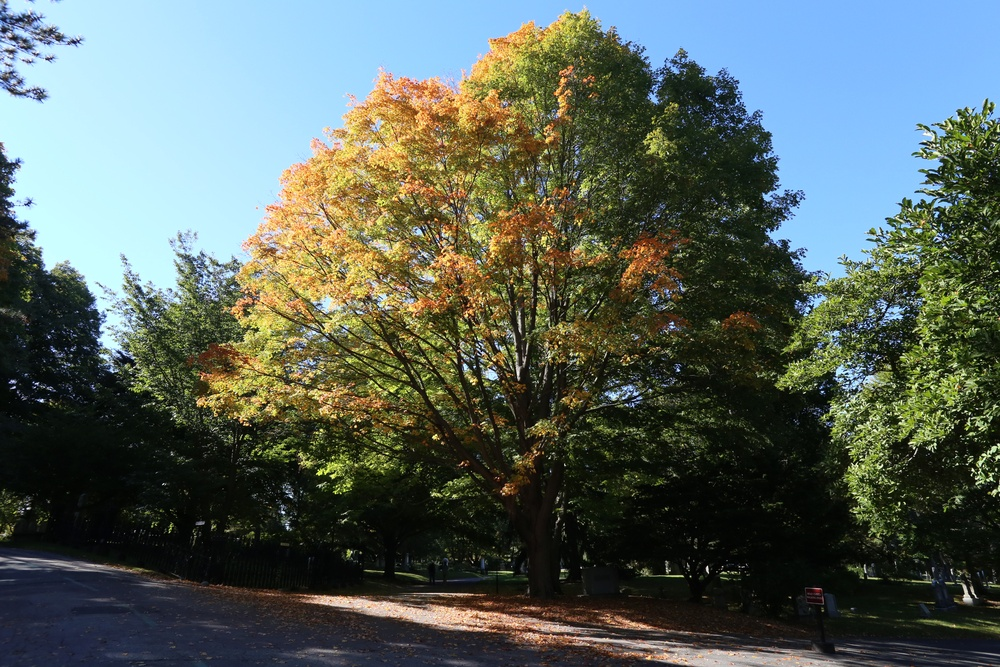
#> input picture testing_images/1_tree/Tree_1.JPG, 1000 x 667 px, shrunk from 3648 x 2432 before the run
$ jupyter execute --allow-errors Rewriting_bp.ipynb   (shell and % lines are left out)   (Python 2 division)
#> lines starting #> are read from the running program, lines starting #| are printed output that depends on the picture
[cell 1]
from PIL import Image
import time
import matplotlib.pyplot as plt
from copy import copy

[cell 2]
#imgs = [Image.open('../orig_0.jpg'), Image.open('../orig_1.jpg'), Image.open('../orig_2.jpg')]
imgs = [Image.open('../../../testing_images/1_tree/Tree_1.JPG'),
        Image.open('../../../testing_images/1_tree/Tree_2.JPG'),
        Image.open('../../../testing_images/1_tree/Tree_3.JPG')]
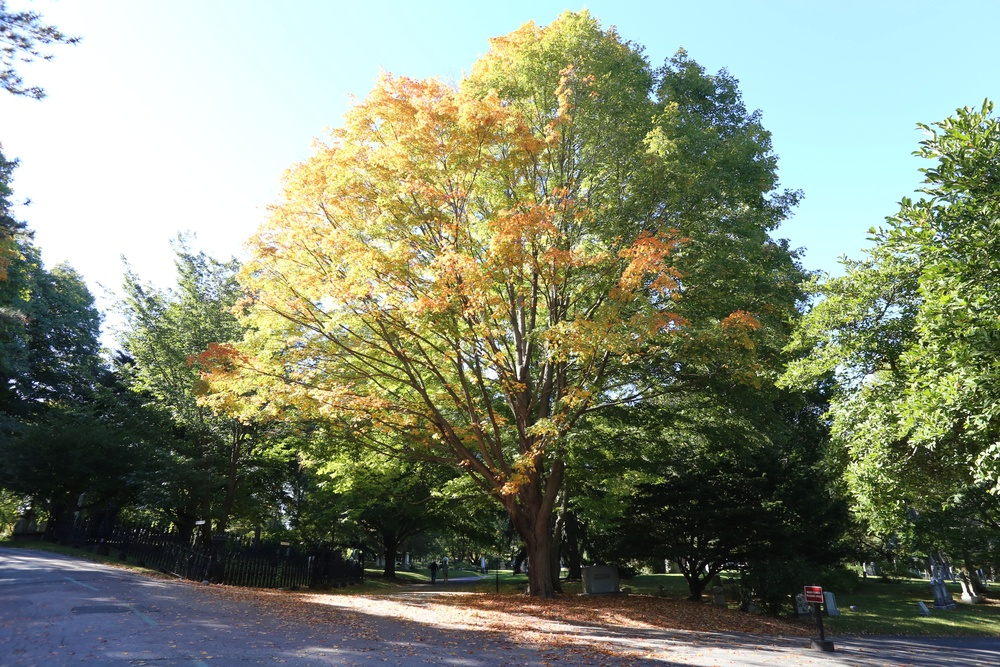
#> input picture testing_images/1_tree/Tree_2.JPG, 1000 x 667 px, shrunk from 3648 x 2432 before the run
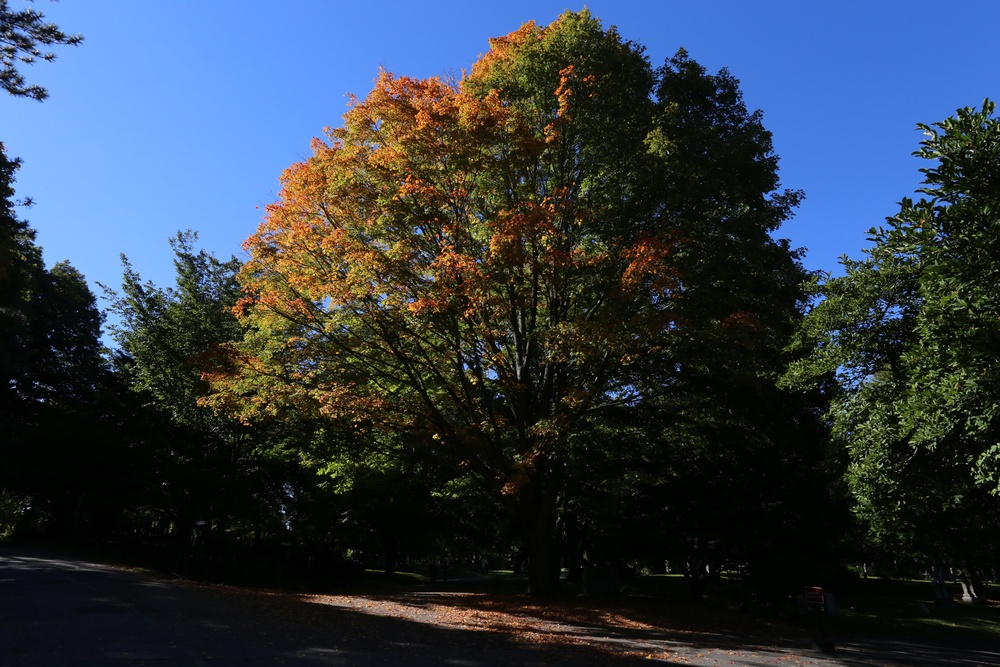
#> input picture testing_images/1_tree/Tree_3.JPG, 1000 x 667 px, shrunk from 3648 x 2432 before the run
# imgs = [Image.open('../../../testing_images/3_Seashore/1.JPG'),
#         Image.open('../../../testing_images/3_Seashore/2.JPG'),
#         Image.open('../../../testing_images/3_Seashore/3.JPG')]
# imgs = [Image.open('../../../testing_images/3_tree2/1.JPG'),
#         Image.open('../../../testing_images/3_tree2/2.JPG'),
#         Image.open('../../../testing_images/3_tree2/3.JPG')]

[cell 3]
def bal(im):
    """
    adjust the balance of the mask
    (re-distribute the histogram so that there are more
    extreme blacks and whites)
    like increasing the contrast, but without clipping
    and maintains overall average image brightness
    """
    h = im.histogram()
    ln = range(len(h))
    up = [sum(h[0: i]) for i in ln]
    lo = [sum(h[i:-1]) for i in ln]
    ct = sum(h)
    st = int(strength*255.)

    lut = [i+st*up[i]*lo[i]*(up[i]-lo[i])/ct**3 for i in ln]
    for i in ln:
        if lut[i]<  1:lut[i]=  1
        if lut[i]>255:lut[i]=255
    return im.point(lut)

[cell 4]
def get_masks(imgs):
    """
    create a set of masks from a list of images
    (one mask for every adjacent pair of images
    """
    masks = []
    mask_ct = len(imgs)-1
    imgs = [bal(img.convert(mode='L'), strength) for img in imgs]
    for i in range(mask_ct):
        blend_fraction = .5     #1. - (float(i)+.5)/float(mask_ct)
        m = Image.blend(imgs[i],imgs[i+1],blend_fraction)
        masks.append(m)
        #print blend_fraction
    print 'blending using',mask_ct,'masks'
    return masks

[cell 5]
def merge(imgs):
    """
    combine a set images into a smaller set by combinding all
    adjacent images
    """
    masks = get_masks(imgs)
    imx = lambda i:Image.composite(imgs[i],imgs[i+1],masks[i])
    return [imx(i) for i in range(len(masks))]

[cell 6]
def merge_all(imgs):
    """
    iteratively merge a set of images until only one remains
    """
    while len(imgs)>1:
        imgs = merge(imgs)
    return imgs[0]

[cell 7]
strength = 1

def get_hdr(imgs_o, strgth=0, naturalness=0):
    """
    process the hdr image(s)
    strength - a list or a float that defines how strong the hdr
               effect should be
             - a value of zero will combine images by using a
               greyscale image average
             - a value greater than zero will use higher contrast
               versions of those greyscale images
    naturalness- values between zero and one
             - zero will be a very high-contrast image
             - 1.0 will be a very flat image
             - 0.7 to 0.9 tend to give the best results
    """
    print 'getting saturation image'
    global strength
    strength= strgth
    imgs = copy(imgs_o)
    sat_img = merge_all(imgs)

    print 'getting contrast image'
    imgs.reverse()
    con_img = merge_all(imgs)

    fin = final_blend(con_img,sat_img, naturalness)

    fin.show()


def final_blend(im1,im2,naturalness):
    """
    combines a saturated image with a contrast image
    and puts them in a dictionary of completed images
    """
    return Image.blend(im1,im2,naturalness)

#> (a cell that did not finish here is left out)

#> in get_hdr, `imgs = copy(imgs_o)`: imgs = 3 items
#> the loop in merge_all, `while len(imgs)>1:` made 1 pass
